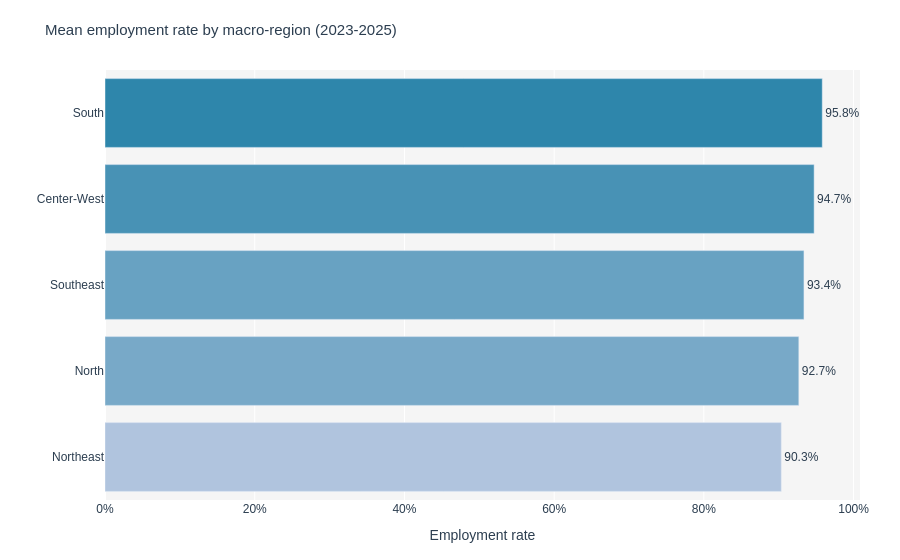

Source (notebook cell):
### Markdown cell above
### 1.2 Employment rate by macro-region (average)

### Code cell
unemp = (
    emp_region
    .groupby('macro_region', as_index=False)['employment_rate']
    .mean()
    .rename(columns={'employment_rate': 'unemp_rate'})
    .sort_values('unemp_rate')
)
fig2 = px.bar(
    unemp, x='unemp_rate', y='macro_region', orientation='h',
    title='Mean employment rate by macro-region (2023-2025)',
    labels={'unemp_rate': 'Employment rate', 'macro_region': ''},
    color='unemp_rate', color_continuous_scale=[SOFT, BLUE],
    text=unemp['unemp_rate'].apply(lambda x: f'{x*100:.1f}%'),
)
fig2.update_traces(textposition='outside',
    hovertemplate='<b>%{y}</b><br>Employment rate: %{x:.1%}<extra></extra>')
fig2.update_layout(**BASE_LAYOUT, coloraxis_showscale=False, xaxis_tickformat='.0%')
fig2.show()

### Figure 1 — Plotly figure (JSON) as saved in the notebook; plotly's stock layout.template omitted (floating-point values rounded to 4 significant figures)
{"data": [{"alignmentgroup": "True", "hovertemplate": "<b>%{y}</b><br>Employment rate: %{x:.1%}<extra></extra>", "legendgroup": "", "marker": {"color": [0.9034, 0.9268, 0.9337, 0.9473, 0.9581], "coloraxis": "coloraxis", "pattern": {"shape": ""}}, "name": "", "offsetgroup": "", "orientation": "h", "showlegend": false, "text": ["90.3%", "92.7%", "93.4%", "94.7%", "95.8%"], "textposition": "outside", "type": "bar", "x": [0.9034, 0.9268, 0.9337, 0.9473, 0.9581], "xaxis": "x", "y": ["Northeast", "North", "Southeast", "Center-West", "South"], "yaxis": "y"}], "layout": {"autosize": true, "barmode": "relative", "coloraxis": {"colorbar": {"title": {"text": "Employment rate"}}, "colorscale": [[0, "#B0C4DE"], [1, "#2E86AB"]], "showscale": false}, "font": {"color": "#2C3E50", "family": "Arial"}, "hoverlabel": {"bgcolor": "white", "font": {"size": 12}}, "legend": {"orientation": "h", "tracegroupgap": 0, "y": -0.25, "yanchor": "bottom"}, "margin": {"b": 60, "l": 60, "r": 40, "t": 70}, "paper_bgcolor": "white", "plot_bgcolor": "#F5F5F5", "title": {"font": {"color": "#2C3E50", "size": 15}, "text": "Mean employment rate by macro-region (2023-2025)"}, "xaxis": {"anchor": "y", "autorange": true, "domain": [0, 1], "range": [0, 1.009], "tickformat": ".0%", "title": {"text": "Employment rate"}, "type": "linear"}, "yaxis": {"anchor": "x", "autorange": true, "domain": [0, 1], "range": [-0.5, 4.5], "title": {"text": ""}, "type": "category"}}}
